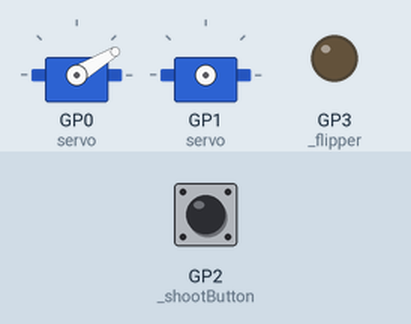
This program was run on a simulated Raspberry Pi Pico running MicroPython. On the bench: 2 × servo, output pins drawn as LEDs (lit = HIGH). The inputs (shaded band) are chosen by the test bench; at power-on: GP2 (_shootButton) LOW. Random numbers come from a fixed seed; servo angles are drawn from the pulse width (0.5 ms = 0°, 2.5 ms = 180°).

Above: at 1.2 s.
1.3 s: GP2 (_shootButton) pulled HIGH for 2.1 s
At 1.3 s:
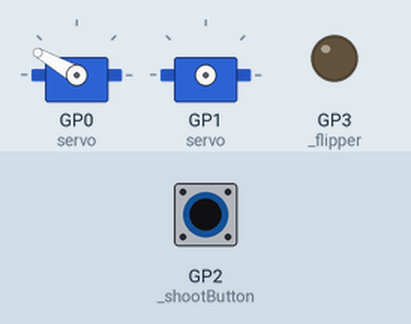
At 6.9 s:
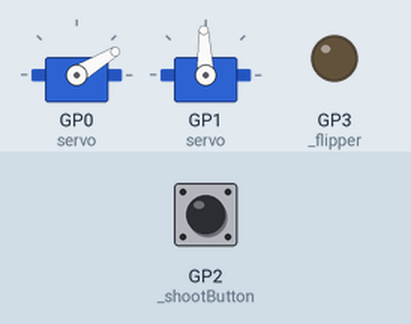
Timing chart, 0 to 21.8 s (numbered marks = the images above; inputs shaded):
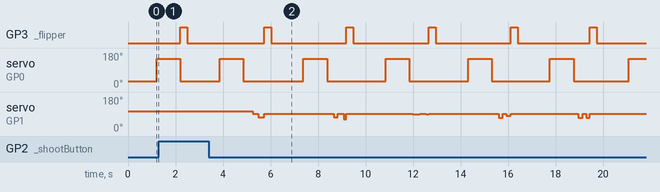

Measured:
- by itself, GP3 (_flipper): alternates HIGH for 0.30 s and LOW for 3.2 s
- by itself, servo on GP0 (servo): repeats every 3.5 s: 150° 1.0 s, 31° 2.5 s

The program:

shooter.py
```python
import shooterSteenDetectie as stone
import servo_reload
import servo_aim
import flipper
import time


def run():
    while True:
        time.sleep(0.1)
        #look if there is a stone in the magazine
        while stone.isSteenOpLader():

            time.sleep(0.1)
            servo_reload.Reload()

            #if the servo reloaded, wait until there is a stone on the shooter place
            while stone.isSteenOpSchieter() == False:
                time.sleep(0.1)

            #wait for the press on the shoot button
            while servo_aim.aim() == False:
                time.sleep(0.01)

            flipper.shoot()
            time.sleep(0.25) # make the system more slow for better feeling

"""
stap 1: kijk of er iets op de reload sensor zit
stap 2: reload servo gaat bewegen
stap 3: sensor bij de flipper kijkt of er een sjoelsteen op zit
stap 4: aim servo gaat bewegen
stap 5: als er op een knop word gedrukt schiet hij
stap 6: 1 tot 5 herhaald

"""

if __name__ == "__main__":
    run()
```

shooterSteenDetectie.py
```python
from machine import Pin
import config
from time import sleep

_sensorLader = Pin(config.PIN_4, Pin.IN, pull=Pin.PULL_DOWN)
_sensorSchieter = Pin(config.PIN_5, Pin.IN, pull=Pin.PULL_DOWN)

def isSteenOpLader():
    return 0 == _sensorLader.value()

def isSteenOpSchieter():
    return 0 == _sensorSchieter.value()

if __name__ == "__main__":
    while True:
        sensorLader    = isSteenOpLader()
        sensorSchieter = isSteenOpSchieter()
        if sensorSchieter:
            print("sensor schieter")
        else:
            print("niks gebeurt")

        sleep(1)
```

servo_reload.py
```python
"""""
This Code is used for the reloading of the sjoel stones.

"""""
from Servo import Servo
import utime
import config

servo =  Servo(config.PIN_0)

# START_ANGLE = 10
# END_ANGLE = 180
# TIME = 1


def Reload(START_ANGLE= 10, END_ANGLE = 165, TIME = 1):
    servo.angle(START_ANGLE)
    utime.sleep(TIME )
    servo.angle(END_ANGLE)
    utime.sleep(TIME)
    servo.angle(START_ANGLE)


if __name__ == '__main__':
    for i in range(5):
        Reload()
           
```

servo_aim.py
```python
"""""
This Code is used for the aiming of the sjoel stones.

"""""
from Servo import Servo
from machine import Pin
import utime
import urandom
import config
import shooterButton

servo =  Servo(config.PIN_1)

# MIN_ANGLE = 40
# ANGLE_2 = 60
#
# ANGLE_1 = 100
# MAX_ANGLE = 130


def aim(MIN_ANGLE = 50, ANGLE_2 = 60,  ANGLE_1 = 100,  MAX_ANGLE = 120):
    for angle in (urandom.uniform(ANGLE_2, MAX_ANGLE), urandom.uniform(MIN_ANGLE, ANGLE_1)):
            if shooterButton.buttonPressed() == True:
                return True
            utime.sleep(urandom.uniform(0.1, 0.3))
            servo.angle(angle)
            utime.sleep(urandom.uniform(0.1, 0.3))
            servo.middle()


if __name__ == '__main__':
    while True:
        servo.angle(50)
        utime.sleep(1)
        servo.angle(120)
        utime.sleep(1)
```

flipper.py
```python
from machine import Pin
import config
import time

_flipper = Pin(config.PIN_3, Pin.OUT)

def shoot():
    _flipper.on()
    time.sleep(0.3)
    _flipper.off()
```

config.py
```python
PIN_0 = 0 # Is in use for the servo reloader
PIN_1 = 1  # is in use for the servo aimer
PIN_2 = 2 # this pin is for the flipperbutton
PIN_3 = 3 # this pin is for the flipper
PIN_4 = 4 #sensor lader
PIN_5 = 5 #sensor schieter
PIN_6 = 6
PIN_7 = 7
PIN_8 = 8
PIN_9 = 9
PIN_10 = 10
PIN_11 = 11
PIN_12 = 12
PIN_13 = 13
PIN_14 = 14
PIN_15 = 15
PIN_16 = 16
PIN_17 = 17
PIN_18 = 18
PIN_19 = 19
PIN_20 = 20
PIN_21 = 21
PIN_22 = 22
PIN_23 = 23
PIN_24 = 24
PIN_25 = 25
PIN_26 = 26
PIN_27 = 27
PIN_28 = 28
```

Servo.py
```python
"""
    servo class for moving the aiming
    and  loading disks for the Sjoelbak

    Wiring servo:
        * brown wire = gnd
        * red = 5v
        * orange = custom pin, tested with pin 5

    Source: https://how2electronics.com/how-to-control-servo-motor-with-raspberry-pi-pico/
"""
__version__ = '0.4'
__author__ = 'Jelmer and Senna'

from machine import Pin, PWM

POSITION_MIDDLE = 512
POSITION_MIN    = 0
POSITION_MAX    = 1024
ANGLE_MIN		= 0
ANGLE_MAX 		= 180

class Servo:
    def __init__(self, pin: int or Pin or PWM):
        #define if pin is int, pin or pwm value and give a class value back
        if isinstance(pin, int):
            pin = Pin(pin, Pin.OUT)
        if isinstance(pin, Pin):
            self.__pwm = PWM(pin)
        if isinstance(pin, PWM):
            self.__pwm = pin
        #freq we use
        self.__pwm.freq(50)

    #move from 0 to 180 degrees
    def angle(self, angle):
        if angle < ANGLE_MIN:
            angle = ANGLE_MIN
        elif angle > ANGLE_MAX:
            angle = ANGLE_MAX
        angle = angle * POSITION_MAX / ANGLE_MAX

        self.goto(round(angle)) # Convert range value to angle value

    #Moves the servo to the specified position from 0 to 1024, used in "angle"
    def goto(self, value: int):
        if value < POSITION_MIN:
            value = POSITION_MIN
        elif value > POSITION_MAX:
            value = POSITION_MAX

        target = int(2500 + ((value / POSITION_MAX) * 5000))
        self.__pwm.duty_u16(target)

    def free(self):
        #allows the servo to move free, u can use youre hands now to turn it to the start, DONT TACH IT IF ITS BIZZY
        self.__pwm.duty_u16(0)

    def middle(self):
        #move to the middle
        self.goto(POSITION_MIDDLE)
```

shooterButton.py
```python
from machine import Pin
import config
import time
import flipper
_shootButton = Pin(config.PIN_2, Pin.IN, pull=Pin.PULL_DOWN)

def buttonPressed():
    return _shootButton.value() == 1

if __name__ == "__main__":
    while True:
        if buttonPressed():
            flipper.shoot()
            time.sleep(2)

        
```
